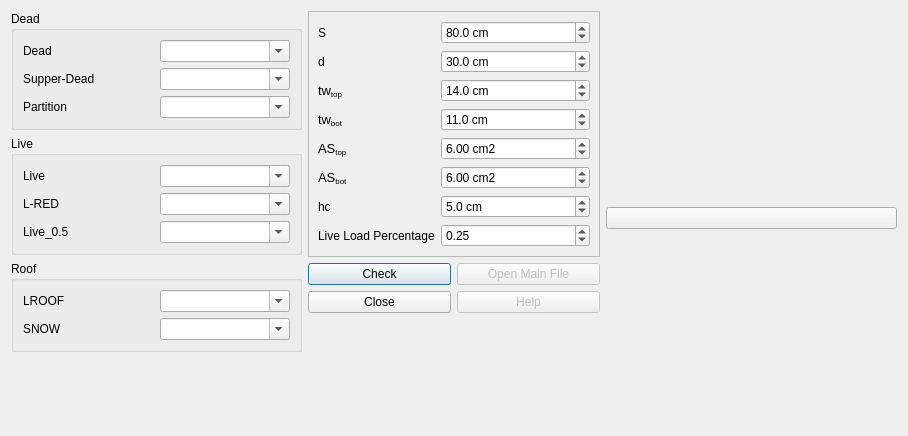
<?xml version="1.0" encoding="UTF-8"?>
<ui version="4.0">
 <class>Dialog</class>
 <widget class="QDialog" name="Dialog">
  <property name="geometry">
   <rect>
    <x>0</x>
    <y>0</y>
    <width>908</width>
    <height>436</height>
   </rect>
  </property>
  <property name="windowTitle">
   <string>Deflection Of Slabs</string>
  </property>
  <property name="windowIcon">
   <iconset resource="../../civiltools.qrc">
    <normaloff>:/civiltools/images/deflection_of_slab.png</normaloff>:/civiltools/images/deflection_of_slab.png</iconset>
  </property>
  <property name="windowOpacity">
   <double>1.000000000000000</double>
  </property>
  <layout class="QHBoxLayout" name="horizontalLayout">
   <item>
    <layout class="QVBoxLayout" name="verticalLayout_2">
     <item>
      <widget class="QGroupBox" name="groupBox">
       <property name="title">
        <string>Dead</string>
       </property>
       <layout class="QGridLayout" name="gridLayout_2">
        <item row="0" column="1">
         <widget class="QComboBox" name="dead_combobox">
          <property name="editable">
           <bool>true</bool>
          </property>
         </widget>
        </item>
        <item row="1" column="1">
         <widget class="QComboBox" name="sdead_combobox">
          <property name="editable">
           <bool>true</bool>
          </property>
         </widget>
        </item>
        <item row="2" column="1">
         <widget class="QComboBox" name="partition_combobox">
          <property name="editable">
           <bool>true</bool>
          </property>
         </widget>
        </item>
        <item row="0" column="0">
         <widget class="QLabel" name="label_19">
          <property name="text">
           <string>Dead</string>
          </property>
         </widget>
        </item>
        <item row="1" column="0">
         <widget class="QLabel" name="label_24">
          <property name="text">
           <string>Supper-Dead</string>
          </property>
         </widget>
        </item>
        <item row="2" column="0">
         <widget class="QLabel" name="label_25">
          <property name="text">
           <string>Partition</string>
          </property>
         </widget>
        </item>
       </layout>
      </widget>
     </item>
     <item>
      <widget class="QGroupBox" name="groupBox_2">
       <property name="title">
        <string>Live</string>
       </property>
       <layout class="QGridLayout" name="gridLayout">
        <item row="2" column="1">
         <widget class="QComboBox" name="live5_combobox">
          <property name="editable">
           <bool>true</bool>
          </property>
         </widget>
        </item>
        <item row="1" column="1">
         <widget class="QComboBox" name="lred_combobox">
          <property name="editable">
           <bool>true</bool>
          </property>
         </widget>
        </item>
        <item row="0" column="1">
         <widget class="QComboBox" name="live_combobox">
          <property name="editable">
           <bool>true</bool>
          </property>
         </widget>
        </item>
        <item row="0" column="0">
         <widget class="QLabel" name="label_26">
          <property name="text">
           <string>Live</string>
          </property>
         </widget>
        </item>
        <item row="1" column="0">
         <widget class="QLabel" name="label_27">
          <property name="text">
           <string>L-RED</string>
          </property>
         </widget>
        </item>
        <item row="2" column="0">
         <widget class="QLabel" name="label_28">
          <property name="text">
           <string>Live_0.5</string>
          </property>
         </widget>
        </item>
       </layout>
      </widget>
     </item>
     <item>
      <widget class="QGroupBox" name="groupBox_4">
       <property name="title">
        <string>Roof</string>
       </property>
       <layout class="QGridLayout" name="gridLayout_4">
        <item row="1" column="1">
         <widget class="QComboBox" name="snow_combobox">
          <property name="editable">
           <bool>true</bool>
          </property>
         </widget>
        </item>
        <item row="0" column="1">
         <widget class="QComboBox" name="lroof_combobox">
          <property name="editable">
           <bool>true</bool>
          </property>
         </widget>
        </item>
        <item row="1" column="0">
         <widget class="QLabel" name="label_30">
          <property name="text">
           <string>SNOW</string>
          </property>
         </widget>
        </item>
        <item row="0" column="0">
         <widget class="QLabel" name="label_29">
          <property name="text">
           <string>LROOF</string>
          </property>
         </widget>
        </item>
       </layout>
      </widget>
     </item>
     <item>
      <spacer name="verticalSpacer">
       <property name="orientation">
        <enum>Qt::Vertical</enum>
       </property>
       <property name="sizeHint" stdset="0">
        <size>
         <width>20</width>
         <height>40</height>
        </size>
       </property>
      </spacer>
     </item>
    </layout>
   </item>
   <item>
    <layout class="QVBoxLayout" name="verticalLayout_3">
     <item>
      <widget class="QFrame" name="frame">
       <property name="frameShape">
        <enum>QFrame::StyledPanel</enum>
       </property>
       <property name="frameShadow">
        <enum>QFrame::Plain</enum>
       </property>
       <layout class="QFormLayout" name="formLayout_2">
        <item row="0" column="0">
         <widget class="QLabel" name="label_20">
          <property name="text">
           <string>S</string>
          </property>
         </widget>
        </item>
        <item row="0" column="1">
         <widget class="QDoubleSpinBox" name="s1_spinbox">
          <property name="suffix">
           <string> cm</string>
          </property>
          <property name="decimals">
           <number>1</number>
          </property>
          <property name="maximum">
           <double>1000.000000000000000</double>
          </property>
          <property name="singleStep">
           <double>5.000000000000000</double>
          </property>
          <property name="value">
           <double>80.000000000000000</double>
          </property>
         </widget>
        </item>
        <item row="1" column="0">
         <widget class="QLabel" name="label_22">
          <property name="text">
           <string>d</string>
          </property>
         </widget>
        </item>
        <item row="1" column="1">
         <widget class="QDoubleSpinBox" name="d_spinbox">
          <property name="suffix">
           <string> cm</string>
          </property>
          <property name="decimals">
           <number>1</number>
          </property>
          <property name="singleStep">
           <double>5.000000000000000</double>
          </property>
          <property name="value">
           <double>30.000000000000000</double>
          </property>
         </widget>
        </item>
        <item row="2" column="0">
         <widget class="QLabel" name="label_23">
          <property name="text">
           <string>&lt;html&gt;&lt;head/&gt;&lt;body&gt;&lt;p&gt;&lt;span style=&quot; font-size:10pt;&quot;&gt;tw&lt;/span&gt;&lt;span style=&quot; font-size:10pt; vertical-align:sub;&quot;&gt;top&lt;/span&gt;&lt;/p&gt;&lt;/body&gt;&lt;/html&gt;</string>
          </property>
         </widget>
        </item>
        <item row="2" column="1">
         <widget class="QDoubleSpinBox" name="twtop_spinbox">
          <property name="suffix">
           <string> cm</string>
          </property>
          <property name="decimals">
           <number>1</number>
          </property>
          <property name="value">
           <double>14.000000000000000</double>
          </property>
         </widget>
        </item>
        <item row="3" column="0">
         <widget class="QLabel" name="label_31">
          <property name="text">
           <string>&lt;html&gt;&lt;head/&gt;&lt;body&gt;&lt;p&gt;&lt;span style=&quot; font-size:10pt;&quot;&gt;tw&lt;/span&gt;&lt;span style=&quot; font-size:10pt; vertical-align:sub;&quot;&gt;bot&lt;/span&gt;&lt;/p&gt;&lt;/body&gt;&lt;/html&gt;</string>
          </property>
         </widget>
        </item>
        <item row="3" column="1">
         <widget class="QDoubleSpinBox" name="twbot_spinbox">
          <property name="suffix">
           <string> cm</string>
          </property>
          <property name="decimals">
           <number>1</number>
          </property>
          <property name="value">
           <double>11.000000000000000</double>
          </property>
         </widget>
        </item>
        <item row="4" column="0">
         <widget class="QLabel" name="label_33">
          <property name="text">
           <string>&lt;html&gt;&lt;head/&gt;&lt;body&gt;&lt;p&gt;&lt;span style=&quot; font-size:10pt;&quot;&gt;AS&lt;/span&gt;&lt;span style=&quot; font-size:10pt; vertical-align:sub;&quot;&gt;top&lt;/span&gt;&lt;/p&gt;&lt;/body&gt;&lt;/html&gt;</string>
          </property>
         </widget>
        </item>
        <item row="4" column="1">
         <widget class="QDoubleSpinBox" name="astop_spinbox">
          <property name="suffix">
           <string> cm2</string>
          </property>
          <property name="value">
           <double>6.000000000000000</double>
          </property>
         </widget>
        </item>
        <item row="5" column="0">
         <widget class="QLabel" name="label_34">
          <property name="text">
           <string>&lt;html&gt;&lt;head/&gt;&lt;body&gt;&lt;p&gt;&lt;span style=&quot; font-size:10pt;&quot;&gt;AS&lt;/span&gt;&lt;span style=&quot; font-size:10pt; vertical-align:sub;&quot;&gt;bot&lt;/span&gt;&lt;/p&gt;&lt;/body&gt;&lt;/html&gt;</string>
          </property>
         </widget>
        </item>
        <item row="5" column="1">
         <widget class="QDoubleSpinBox" name="asbot_spinbox">
          <property name="suffix">
           <string> cm2</string>
          </property>
          <property name="value">
           <double>6.000000000000000</double>
          </property>
         </widget>
        </item>
        <item row="6" column="0">
         <widget class="QLabel" name="label_32">
          <property name="text">
           <string>hc</string>
          </property>
         </widget>
        </item>
        <item row="6" column="1">
         <widget class="QDoubleSpinBox" name="hc_spinbox">
          <property name="suffix">
           <string> cm</string>
          </property>
          <property name="decimals">
           <number>1</number>
          </property>
          <property name="value">
           <double>5.000000000000000</double>
          </property>
         </widget>
        </item>
        <item row="7" column="0">
         <widget class="QLabel" name="label_21">
          <property name="text">
           <string>Live Load Percentage</string>
          </property>
         </widget>
        </item>
        <item row="7" column="1">
         <widget class="QDoubleSpinBox" name="live_percentage_spinbox">
          <property name="suffix">
           <string/>
          </property>
          <property name="maximum">
           <double>1.000000000000000</double>
          </property>
          <property name="singleStep">
           <double>0.050000000000000</double>
          </property>
          <property name="value">
           <double>0.250000000000000</double>
          </property>
         </widget>
        </item>
       </layout>
      </widget>
     </item>
     <item>
      <layout class="QVBoxLayout" name="verticalLayout">
       <item>
        <layout class="QGridLayout" name="gridLayout_5">
         <item row="1" column="0">
          <widget class="QPushButton" name="check_button">
           <property name="text">
            <string>Check</string>
           </property>
           <property name="icon">
            <iconset resource="../../civiltools.qrc">
             <normaloff>:/civiltools/images/tick.svg</normaloff>:/civiltools/images/tick.svg</iconset>
           </property>
           <property name="iconSize">
            <size>
             <width>60</width>
             <height>60</height>
            </size>
           </property>
          </widget>
         </item>
         <item row="2" column="0">
          <widget class="QPushButton" name="cancel_button">
           <property name="enabled">
            <bool>true</bool>
           </property>
           <property name="text">
            <string>Close</string>
           </property>
           <property name="icon">
            <iconset resource="../../civiltools.qrc">
             <normaloff>:/civiltools/images/cancel.svg</normaloff>:/civiltools/images/cancel.svg</iconset>
           </property>
           <property name="iconSize">
            <size>
             <width>60</width>
             <height>60</height>
            </size>
           </property>
          </widget>
         </item>
         <item row="1" column="1">
          <widget class="QPushButton" name="open_main_file_button">
           <property name="enabled">
            <bool>false</bool>
           </property>
           <property name="text">
            <string>Open Main File</string>
           </property>
           <property name="icon">
            <iconset resource="../../civiltools.qrc">
             <normaloff>:/civiltools/images/open.svg</normaloff>:/civiltools/images/open.svg</iconset>
           </property>
           <property name="iconSize">
            <size>
             <width>60</width>
             <height>60</height>
            </size>
           </property>
          </widget>
         </item>
         <item row="2" column="1">
          <widget class="QPushButton" name="help">
           <property name="enabled">
            <bool>false</bool>
           </property>
           <property name="text">
            <string>Help</string>
           </property>
           <property name="icon">
            <iconset resource="../../civiltools.qrc">
             <normaloff>:/civiltools/images/help.png</normaloff>:/civiltools/images/help.png</iconset>
           </property>
           <property name="iconSize">
            <size>
             <width>60</width>
             <height>60</height>
            </size>
           </property>
          </widget>
         </item>
        </layout>
       </item>
       <item>
        <spacer name="verticalSpacer_2">
         <property name="orientation">
          <enum>Qt::Vertical</enum>
         </property>
         <property name="sizeHint" stdset="0">
          <size>
           <width>20</width>
           <height>40</height>
          </size>
         </property>
        </spacer>
       </item>
      </layout>
     </item>
    </layout>
   </item>
   <item>
    <widget class="QPushButton" name="pushButton">
     <property name="text">
      <string/>
     </property>
     <property name="icon">
      <iconset resource="../../civiltools.qrc">
       <normaloff>:/civiltools/images/waffle_slab.svg</normaloff>:/civiltools/images/waffle_slab.svg</iconset>
     </property>
     <property name="iconSize">
      <size>
       <width>400</width>
       <height>400</height>
      </size>
     </property>
     <property name="flat">
      <bool>false</bool>
     </property>
    </widget>
   </item>
  </layout>
 </widget>
 <tabstops>
  <tabstop>check_button</tabstop>
  <tabstop>dead_combobox</tabstop>
  <tabstop>sdead_combobox</tabstop>
  <tabstop>partition_combobox</tabstop>
  <tabstop>live_combobox</tabstop>
  <tabstop>lred_combobox</tabstop>
  <tabstop>live5_combobox</tabstop>
  <tabstop>lroof_combobox</tabstop>
  <tabstop>snow_combobox</tabstop>
  <tabstop>cancel_button</tabstop>
  <tabstop>help</tabstop>
  <tabstop>open_main_file_button</tabstop>
 </tabstops>
 <resources>
  <include location="../../civiltools.qrc"/>
 </resources>
 <connections/>
</ui>
